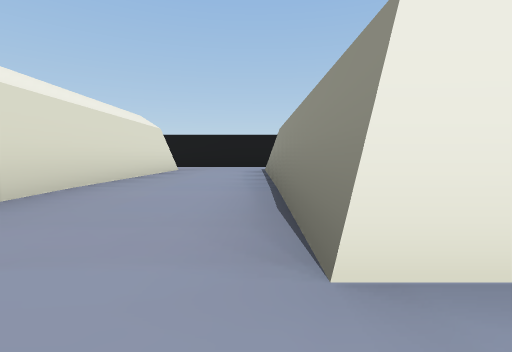
view 1 (above)

17 first-person views from a walk through a scene from a Unity 3-D project. The camera is 0.35 m above the floor, tilts 4° down and sees 85° across. The floor is counted in squares, 1 m on a side. Each view is taken from the middle of a square. On the plan, view 1 faces up. The plan holds only what a view shows up to about 9 squares ahead; the rest is blank.

view 2
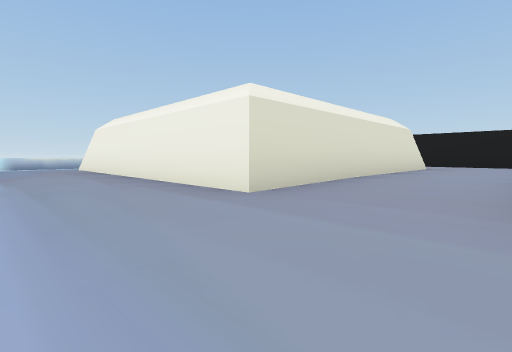

view 3
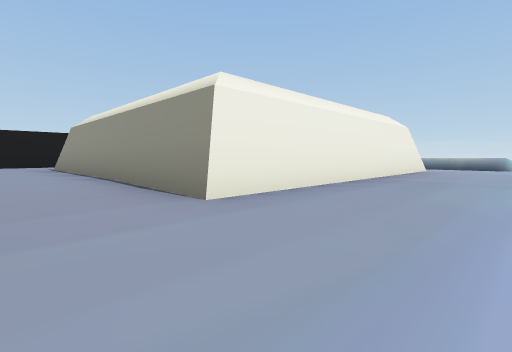

view 4
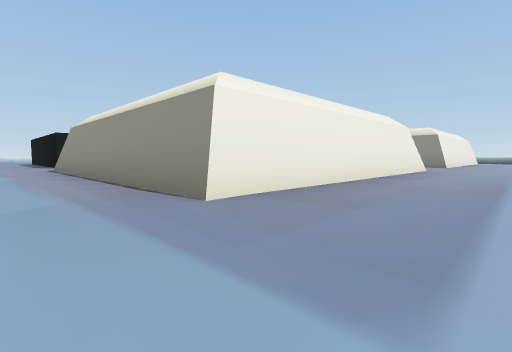

view 5
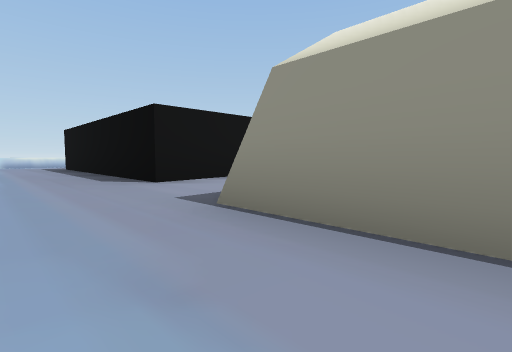

view 6
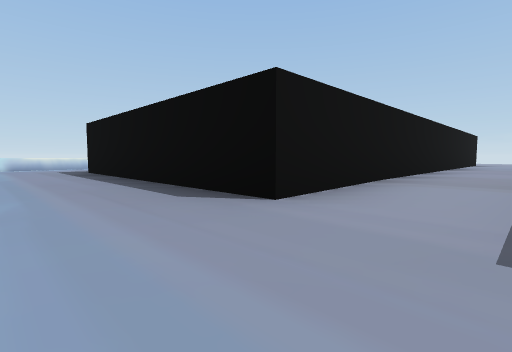

view 7
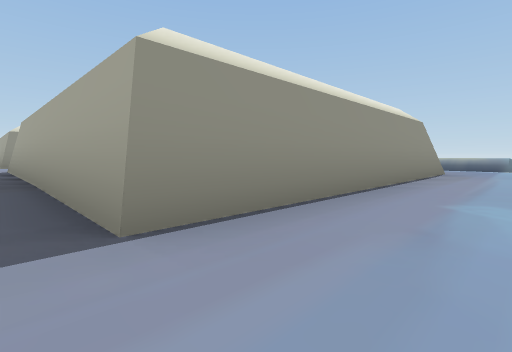

view 8
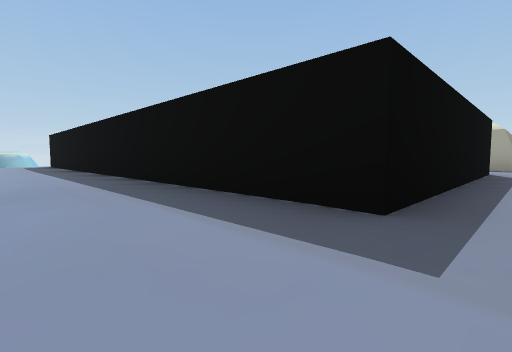

view 9
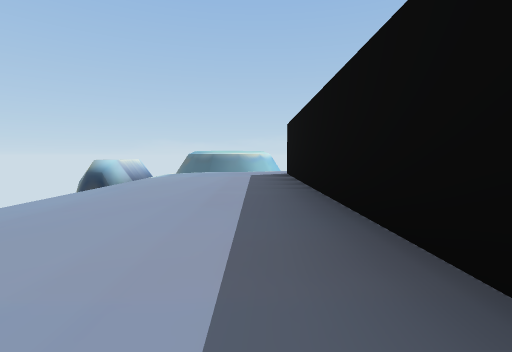

view 10
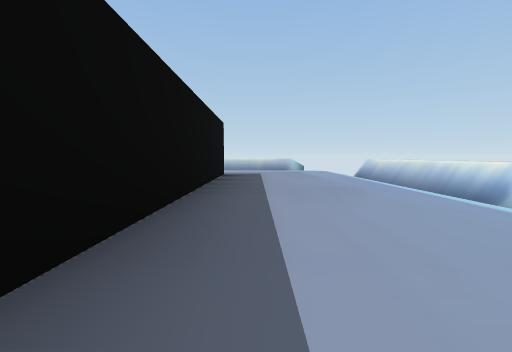

view 11
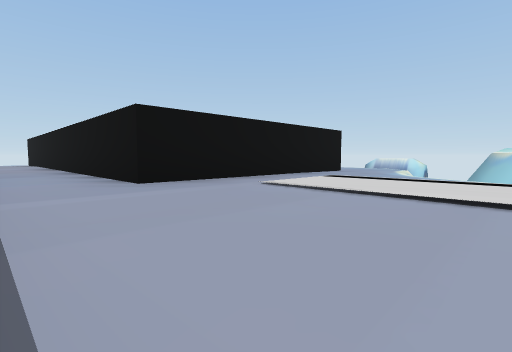

view 12
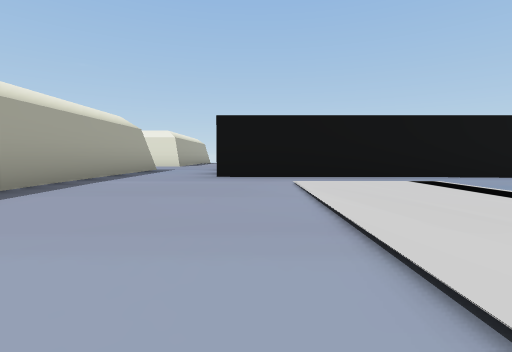

view 13
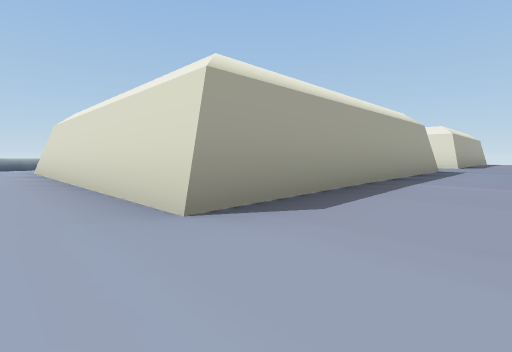

view 14
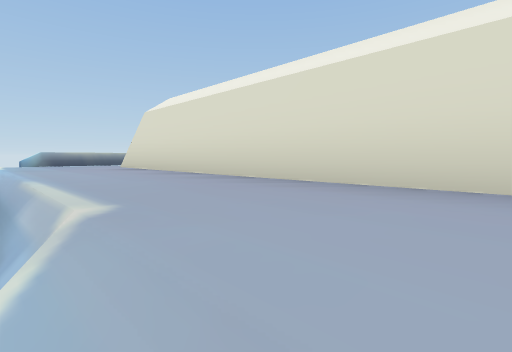

view 15
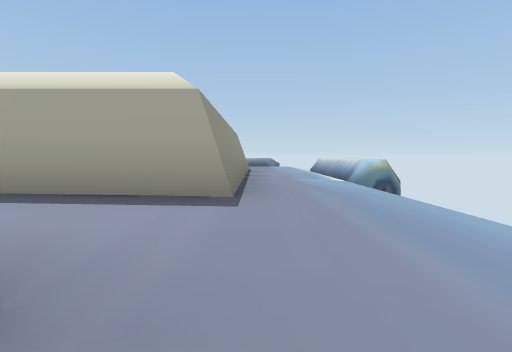

view 16
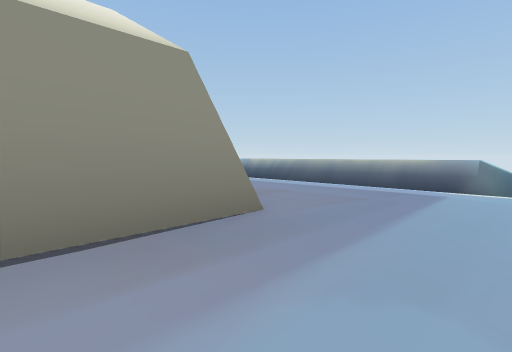

view 17
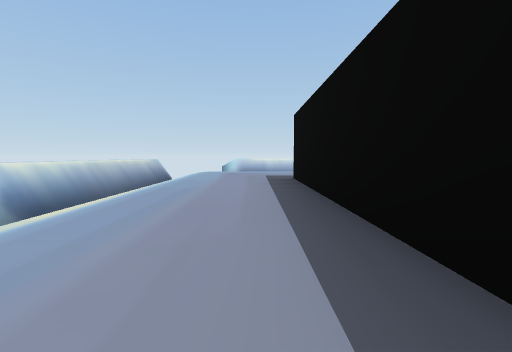

### Floor plan
Key: @ floor where view 1 was taken; # wall or solid block; . main floor; : floor 0.05 m higher than the main floor; / step, stairs or slope; = window, fence, low wall or low ledge; ^ raised ledge; v drop or lower ground.
Columns run from 11 left of view 1 to 8 right of it. Each row starts with its distance up from view 1.
 17   #^^^^      ###
 16   vvvvvv  ///#=##
 15  ^............. #
 14  ^.............v#^
 13  ^..##########.. v
 12  ^..#        #:..
 11  ^..#        #:://
 10   ..#        #::::
  9   ..##########::...
  8   ...:::::::::::...
  7   ...:::::::::::...
  6   .#######::######./
  5   .##    #::     #./
  4 #v.#     #::     #.v
  3  ^.#     #::#    #.v
  2  ^.##    #:##    #.v
  1  ^.#######.#######.v
  0  ^.........@.......v
 -1  v.................v
 -2   v^^^^         ^^^
 -3                   =

Positions as (right, up) in squares from view 1, and headings:
1: (0, 0), facing up
2: (0, -1), facing up-left
3: (-1, -1), facing up-right
4: (-9, -1), facing up-right
5: (-9, 5), facing up-right
6: (-9, 7), facing up-right
7: (-9, 7), facing down-right
8: (-8, 15), facing down-right
9: (-3, 14), facing right
10: (-2, 14), facing left
11: (6, 7), facing up-left
12: (7, 9), facing left
13: (7, 8), facing down-left
14: (8, 6), facing down-left
15: (-8, 9), facing down
16: (-9, 2), facing down-right
17: (-8, 9), facing up
